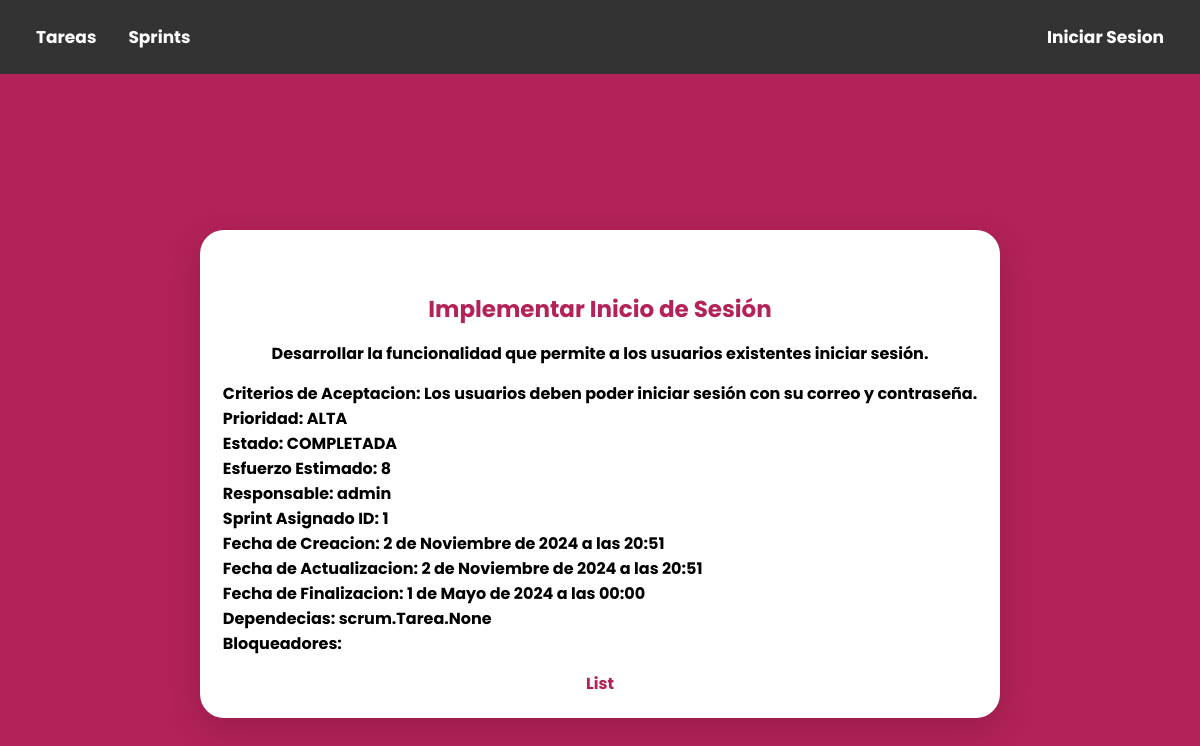
The app's page /tarea/2/ with its own data.
### scrum/models.py (models this page shows, shortened)
class Tarea(models.Model):
    PRIORIDADES = [
        ('BAJA', 'Baja'),
        ('MEDIA', 'Media'),
        ('ALTA', 'Alta'),
    ]
    titulo = models.CharField(max_length=200,
                              verbose_name="Titulo de la Tarea",  help_text="Un titulo que describa la tarea.") #Mejoras para mejor legibilidad en el apartado admin.
    descripcion = models.TextField(
        null=False,
        blank=True
    )
    criterios_aceptacion = models.TextField(
        blank=True,
        null=True
    )
    prioridad = models.CharField(
        max_length=10,
        choices=PRIORIDADES, #Son las opciones, en este caso la tupla PRIORIDADES
        default='BAJA'
    )
    estado = models.CharField(
        max_length=20,
        choices=ESTADOS,
        default='POR_HACER' #Por defecto es POR_HACER
    )
    esfuerzo_estimado = models.IntegerField(
        null=True,
        blank=True
    )
    responsable = models.ForeignKey( #Clave foranea
        User,
        null=True,
        on_delete=models.SET_NULL #Al eliminar el usuario se establece la relacion a NULL
    )
    sprint_asignado = models.ForeignKey( #Clave foranea
        'Sprint',
        null=True,
        blank=True,
        on_delete=models.SET_NULL #Al eliminar un Sprint, se establece la relación a NULL
    )
    fecha_de_creacion = models.DateTimeField(auto_now=True)
    fecha_de_actualizacion = models.DateTimeField(auto_now_add=True)
    fecha_de_finalizacion = models.DateTimeField(null=True,blank=True) #Campo de mejora, para agregar una fecha de finalizacion a la tarea
    dependencias = models.ManyToManyField(  #Relacion de muchos a muchos
        'self',
        symmetrical=False,  #La relación no es simétrica; permite dependencias unidireccionales
        blank=True #Puede estar en blanco
    )
    bloqueadores = models.TextField(
        null=True,  #Puedo ser nulo
        blank=True, #Puede estar en blanco
    )
    class Meta:   #Metadato, es decir informacion de los datos o en este caso el modelo
        constraints = [ #Condicionales o reglas que se aplican a los campos de la base de datos para garantizar la integridad de los datos
            models.CheckConstraint(check=Q(estado='POR_HACER') | Q(estado='EN_PROGRESO') | Q(estado='COMPLETADA'), name='estado_valido_tarea'),
            models.CheckConstraint(check=Q(prioridad='BAJA') | Q(prioridad='MEDIA') | Q(prioridad='ALTA'), name='prioridad_valido_tarea'),
            models.CheckConstraint(check=Q(esfuerzo_estimado__gte=0), name='esfuerzo_estimado_no_negativo'),
            models.CheckConstraint(
                check=Q(estado='COMPLETADA') | Q(fecha_de_finalizacion__isnull=True),
                name='fecha_finalizacion_tarea'
            ), #Constraint de mejora, si una tarea esta completada fecha de finalizacion puede tener un valor valido no null.
        ]

class Sprint(models.Model):
    nombre = models.CharField(max_length=100,
                              verbose_name="Nombre del Sprint", help_text="Nombre descriptivo del Sprint") #Mejoras para mejor legibilidad en el apartado admin.
    objetivo = models.TextField(
        blank=True,
        null=True
    )
    fecha_inicio = models.DateField()
    fecha_fin = models.DateField()
    velocidad = models.IntegerField()
    scrum_master = models.ForeignKey(
        User,
        null=True,
        on_delete=models.SET_NULL,
        related_name='sprint_como_scrum_master'
    )
    equipo_de_desarrollo = models.ManyToManyField(
        User,
        blank=True,
        related_name='sprint_como_desarrollador'
    )
    backlog_sprint = models.ManyToManyField(
        'Tarea',
        blank=True,
        related_name='sprint_backlog'
    )
    fecha_creacion = models.DateTimeField(auto_now_add=True)
    fecha_actualizacion = models.DateTimeField(auto_now_add=True)
    class Meta:
        constraints = [
            models.CheckConstraint(check=Q(velocidad__gte=0), name='velocidad_no_negativa'),
            models.CheckConstraint(
                check=Q(fecha_fin__gte=models.F('fecha_inicio')),
                name='fecha_fin_posterior'
            ),
        ]

### scrum/views.py (the view)
# urls.py: path("tarea/<int:pk>/",views.TareaDetailView.as_view(),name="tarea-detalle")
class TareaDetailView(DetailView):
    model = Tarea
    context_object_name = "tarea"

### templates/scrum/tarea_detail.html
{% extends "base.html" %}
{% block content %}
<div class="centrar">
    <div class="container">
        <p class="titulo-container">{{ tarea.titulo }}</p>
        <p>{{ tarea.descripcion }}</p>
        <ul class="lista-tareas">
            <li><b>Criterios de Aceptacion:</b> {{ tarea.criterios_aceptacion }}</li>
            <li><b>Prioridad:</b> {{ tarea.prioridad }}</li>
            <li><b>Estado:</b> {{ tarea.estado }}</li>
            <li><b>Esfuerzo Estimado:</b> {{ tarea.esfuerzo_estimado }}</li>
            <li><b>Responsable:</b> {{ tarea.responsable }}</li>
            <li><b>Sprint Asignado ID:</b> {{ tarea.sprint_asignado.id }}</li>
            <li><b>Fecha de Creacion:</b> {{ tarea.fecha_de_creacion }}</li>
            <li><b>Fecha de Actualizacion:</b> {{ tarea.fecha_de_actualizacion }}</li>
            <li><b>Fecha de Finalizacion:</b> {{ tarea.fecha_de_finalizacion }}</li>
            <li><b>Dependecias:</b> {{ tarea.dependencias }}</li>
            <li><b>Bloqueadores:</b> {{ tarea.bloqueadores }}</li>
        </ul>
        <a href="{% url 'scrum:tareas-lista' %}">List</a>
    </div>
</div>
{% endblock %}

### static/css/estilos.css (style rules this page uses)
* { margin: 0; padding: 0; box-sizing: border-box; text-decoration: none; }
body { font-family: 'Poppins', sans-serif; background-color: #b32258; }
.centrar { display: flex; flex-direction: column; justify-content: center; align-items: center; height: 100vh; }
.container { background-color: #FFFFFF; width: 100%; max-width: 800px; border-radius: 1.5em; box-shadow: 0px 11px 35px 2px rgba(0, 0, 0, 0.14); display: flex; flex-direction: column; align-items: center; justify-content: center; gap: 15px; padding: 1.4em; }
.lista-tareas { list-style-type: none; padding: 0; }
.titulo-container { padding-top: 40px; color: #b32258; font-family: 'Poppins', sans-serif; font-weight: bold; font-size: 23px; }
a { text-shadow: 0px 0px 3px rgba(117, 117, 117, 0.12); color: #b32258; text-decoration: none; font-family: 'Poppins', sans-serif; }

### records on screen
Tarea: titulo "Implementar Inicio de Sesión", descripcion "Desarrollar la funcionalidad que permite a los usuarios existentes iniciar sesión.", criterios_aceptacion "Los usuarios deben poder iniciar sesión con su correo y contraseña.", prioridad "ALTA", estado "COMPLETADA", esfuerzo_estimado "8", responsable "admin", sprint_asignado.id "1", fecha_de_creacion "2 de Noviembre de 2024 a las 20:51", fecha_de_actualizacion "2 de Noviembre de 2024 a las 20:51", fecha_de_finalizacion "1 de Mayo de 2024 a las 00:00", dependencias "scrum.Tarea.None"
